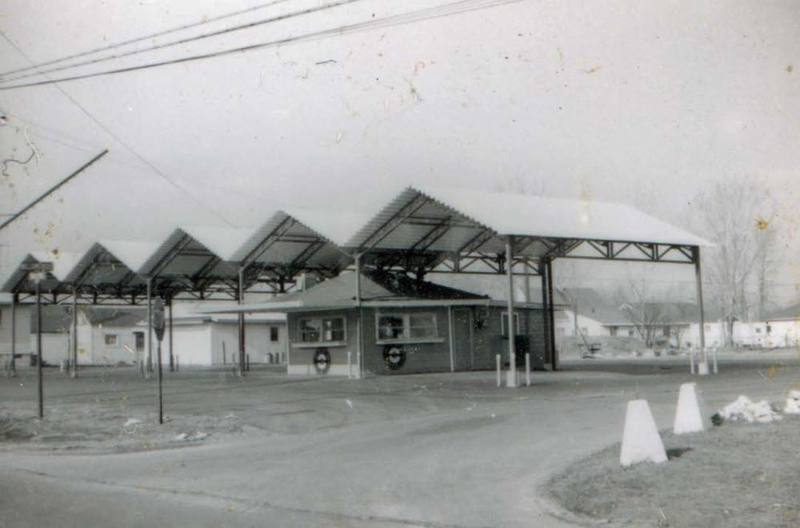
#> input picture assets/img/airport-garden-restaurant.jpg, 800 x 528 px; its folder holds only this picture in this run
$ python contact_sheet.py
#> lines starting #> are read from the running program, lines starting #| are printed output that depends on the picture
# -*- coding: utf-8 -*-
"""Planche contact des images du catalogue (controle qualite visuel).

Genere des planches de 20 vignettes avec le nom du fichier, pour verifier
d'un coup d'oeil que chaque image correspond bien a son etablissement.

Usage : python tools/contact_sheet.py [dossier images] [sortie]
"""
import io, json, os, sys

HERE = os.path.dirname(os.path.abspath(__file__))
ROOT = os.path.dirname(HERE)

IMG = os.path.join(ROOT, 'assets', 'img')
OUT_DIR = os.path.join(os.environ.get('LOCALAPPDATA', os.path.expanduser('~')),
                       'Temp', 'planches')
COLS, ROWS = 5, 4
THUMB = 260


def main():
    src = sys.argv[1] if len(sys.argv) > 1 else IMG
    out = sys.argv[2] if len(sys.argv) > 2 else OUT_DIR
    os.makedirs(out, exist_ok=True)
    from PIL import Image, ImageDraw

    files = sorted(f for f in os.listdir(src) if f.lower().endswith('.jpg'))
    per = COLS * ROWS
    sheets = (len(files) + per - 1) // per
    print('images: %d -> %d planches' % (len(files), sheets))

    for s in range(sheets):
        chunk = files[s * per:(s + 1) * per]
        cw, ch = THUMB, THUMB + 26
        sheet = Image.new('RGB', (COLS * cw, ROWS * ch), 'white')
#> sheet: PIL image 1300x1144 RGB; every value is 255
        d = ImageDraw.Draw(sheet)
        for i, f in enumerate(chunk):
            try:
                im = Image.open(os.path.join(src, f)).convert('RGB')
#> im is the input picture: PIL image 800x528 RGB; mean R, G, B 163.9, 165, 163.9
                im.thumbnail((cw - 8, ch - 34))
#> im: PIL image 252x166 RGB
                x = (i % COLS) * cw + 4
                y = (i // COLS) * ch + 4
                sheet.paste(im, (x, y))
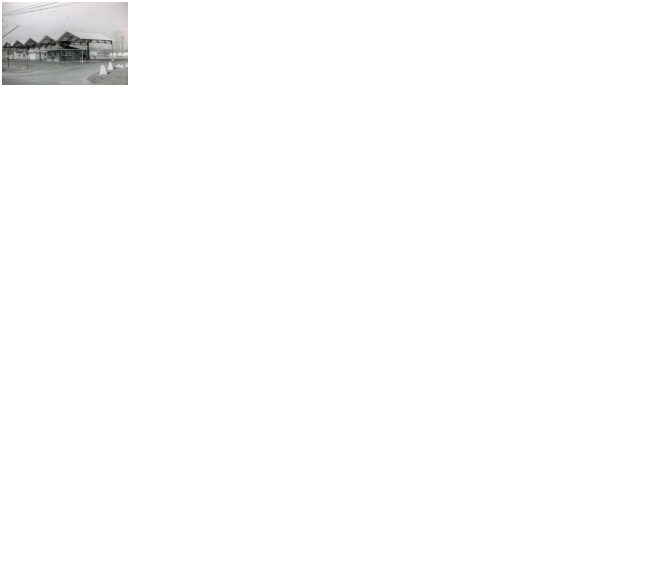
#> sheet: PIL image 1300x1144 RGB (shown at 1/2 size); mean R, G, B 252.4, 252.5, 252.4
                label = f[:-4]
                # nom en deux lignes si trop long
                if len(label) > 30:
                    label = label[:29] + '.'
                d.text((x, y + ch - 30), label[:32], fill='black')
            except Exception as e:
                print('  %s : %s' % (f, e))
        p = os.path.join(out, 'planche_%02d.jpg' % (s + 1))
        sheet.save(p, 'JPEG', quality=85)
        print('  ', p)

    # index json slug -> fichier, pour retrouver vite
    idx = {f[:-4]: f for f in files}
    ip = os.path.join(out, 'index.json')
    with io.open(ip, 'w', encoding='utf-8') as fh:
        fh.write(json.dumps(idx, ensure_ascii=False, indent=1))
    print('index:', ip)


if __name__ == '__main__':
    main()

$ run again, on assets/img/ascension-du-volcan.jpg
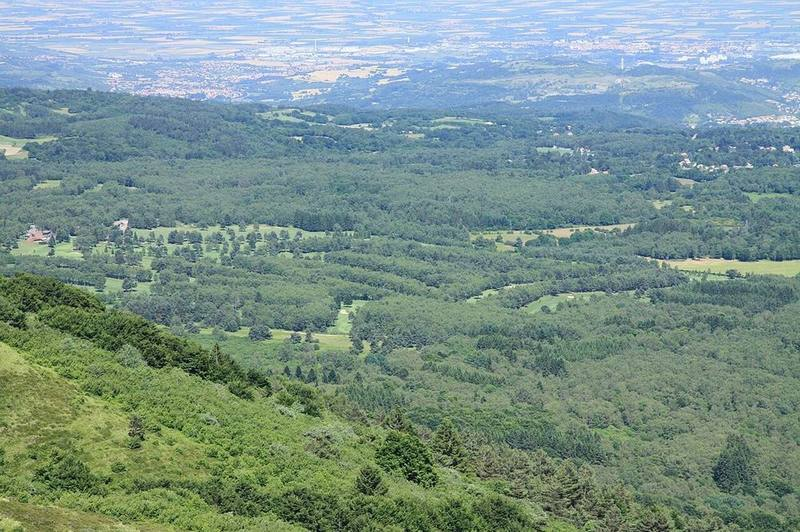
#> input picture assets/img/ascension-du-volcan.jpg, 800 x 532 px
#> in main, im is the input picture: PIL image 800x532 RGB; mean R, G, B 122.4, 146.3, 138.5
#> in main, `im.thumbnail((cw - 8, ch - 34))`:
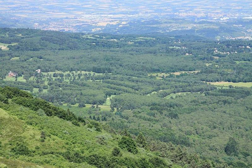
#> im: PIL image 252x168 RGB; mean R, G, B 122.4, 146.3, 138.5
#> in main, `sheet.paste(im, (x, y))`:
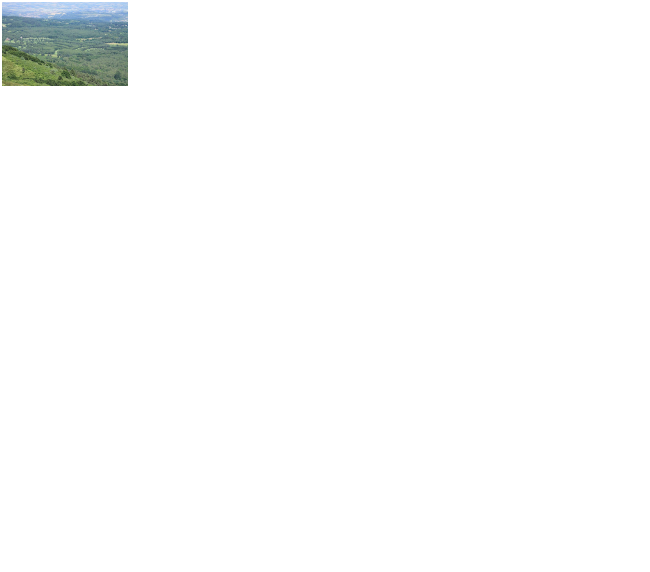
#> sheet: PIL image 1300x1144 RGB (shown at 1/2 size); mean R, G, B 251.2, 251.9, 251.7
